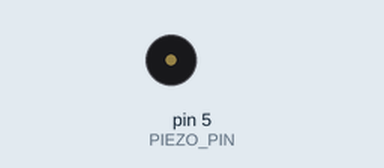
Simulated run of this sketch. Board: Arduino Uno, built with avr-gcc and run on an emulated ATmega328P. Parts: buzzer (waves = sounding).

Above: at 0.13 s.
Timing chart, 0 to 0.1 s (numbered marks = the images above):
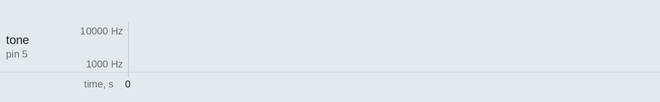

The sketch:

sketch_piezo_buzzer.ino
```cpp
// Note: Use a 100 ohm resistor on the cathod side
// Note: The piezo buzzer will conflict if you try to use analogWrite on PWM D11 and PWM D3
// Note: you cannot have two piezo buzzer playing at the same time
// Note: tone() works independently from delay() function
// Note:"31 hertz is the lowest frequency
// Note: must call noTone() if using multiple piezo buzzers on separate pins

const short PIEZO_PIN = 5;

void setup() {
  pinMode(PIEZO_PIN, OUTPUT);
}

void loop() {
  // Tone needs 2 arguments to work, but can take three
  // 1) Pin #
  // 2) Frequency - this is in hertz (cycles per second) which determines the pitch
  for (short i = 100; i < 10000; i++) {
    tone(PIEZO_PIN, i, 100);
  }

  delay(1500);
}
```
